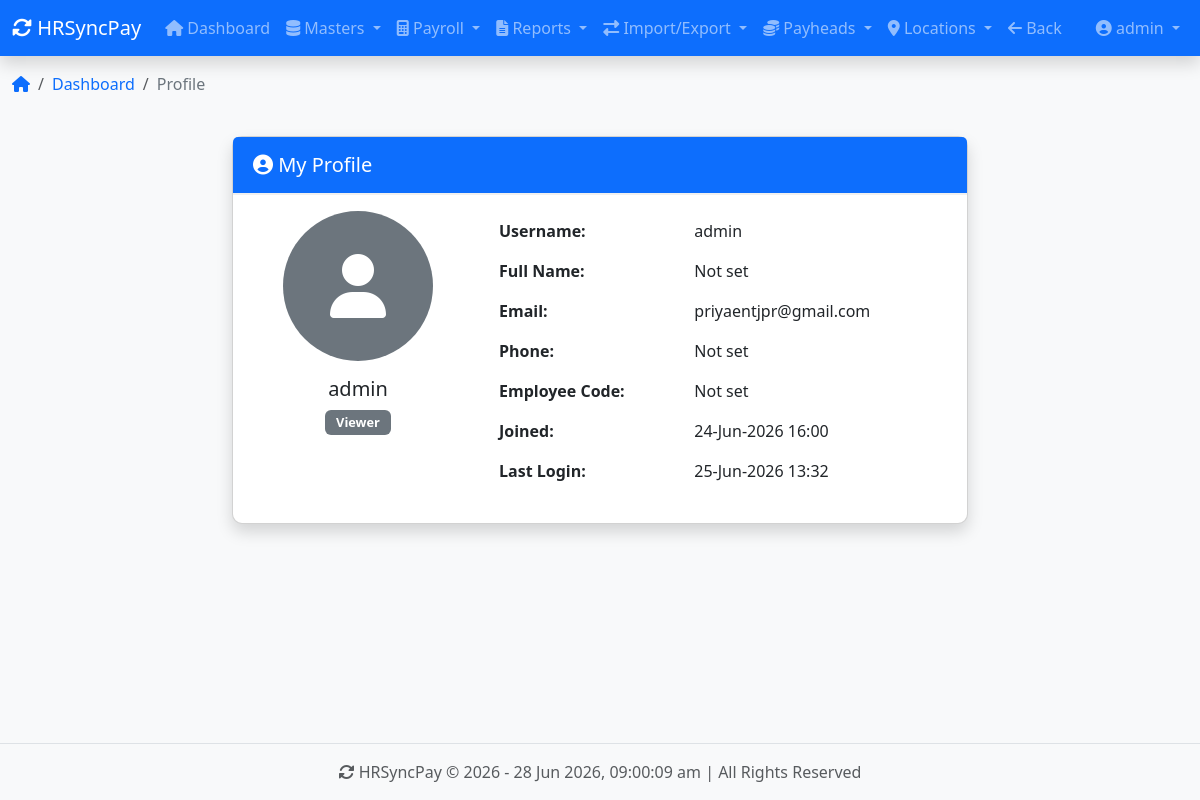
The page /accounts/profile/ (signed in) on the database its author committed.
### apps/accounts/models.py (models this page shows, shortened)
class User(AbstractUser):
    ROLE_CHOICES = [
        ('ADMIN', 'Admin'),
        ('DATA_ENTRY', 'Data Entry'),
        ('VIEWER', 'Viewer'),
    ]
    role = models.CharField(max_length=20, choices=ROLE_CHOICES, default='VIEWER')
    phone = models.CharField(max_length=15, blank=True)
    employee_code = models.CharField(max_length=20, unique=True, blank=True, null=True)
    profile_picture = models.ImageField(upload_to='profile_pictures/', null=True, blank=True)
    class Meta:
        db_table = 'accounts_user'

### apps/accounts/views.py (the view)
# urls.py: path('profile/', views.profile, name='profile'),
@login_required
def profile(request):
    return render(request, 'accounts/profile.html', {'user': request.user})

### templates/accounts/profile.html (shortened to what this page needs)
{% extends 'base.html' %}
{% load static %}
{% block breadcrumb %}
    <li class="breadcrumb-item"><a href="{% url 'core:dashboard' %}">Dashboard</a></li>
    <li class="breadcrumb-item active">Profile</li>
{% endblock %}
{% block content %}
<div class="container">
    <div class="row justify-content-center">
        <div class="col-md-8">
            <div class="card shadow">
                <div class="card-header bg-primary text-white">
                    <h5 class="mb-0"><i class="fas fa-user-circle"></i> My Profile</h5>
                </div>
                <div class="card-body">
                    <div class="row">
                        <div class="col-md-4 text-center">
                            <div class="mb-3">
                                {% if user.profile_picture %}
                                    <img src="{{ user.profile_picture.url }}" alt="Profile"
                                         class="rounded-circle img-fluid" style="width: 150px; height: 150px; object-fit: cover;">
                                {% else %}
                                    <div class="bg-secondary rounded-circle d-flex align-items-center justify-content-center mx-auto"
                                         style="width: 150px; height: 150px;">
                                        <i class="fas fa-user fa-4x text-white"></i>
                                    </div>
                                {% endif %}
                            </div>
                            <h5>{{ user.get_full_name|default:user.username }}</h5>
                            <p class="text-muted">
                                <span class="badge bg-{% if user.role == 'ADMIN' %}danger{% elif user.role == 'DATA_ENTRY' %}warning{% else %}secondary{% endif %}">
                                    {{ user.get_role_display }}
                                </span>
                            </p>
                        </div>
                        <div class="col-md-8">
                            <table class="table table-borderless">
                                <tr>
                                    <th>Username:</th>
                                    <td>{{ user.username }}</td>
                                </tr>
                                <tr>
                                    <th>Full Name:</th>
                                    <td>{{ user.get_full_name|default:"Not set" }}</td>
                                </tr>
                                <tr>
                                    <th>Email:</th>
                                    <td>{{ user.email }}</td>
                                </tr>
                                <tr>
                                    <th>Phone:</th>
                                    <td>{{ user.phone|default:"Not set" }}</td>
                                </tr>
                                <tr>
                                    <th>Employee Code:</th>
                                    <td>{{ user.employee_code|default:"Not set" }}</td>
                                </tr>
                                <tr>
                                    <th>Joined:</th>
                                    <td>{{ user.date_joined|date:"d-M-Y H:i" }}</td>
                                </tr>
                                <tr>
                                    <th>Last Login:</th>
                                    <td>{{ user.last_login|date:"d-M-Y H:i"|default:"Never" }}</td>
                                </tr>
                            </table>
                        </div>
                    </div>
                </div>
            </div>
        </div>
    </div>
</div>
{% endblock %}

### templates/base.html (shortened to what this page needs)
<!DOCTYPE html>
<html lang="en">
<head>
    <link href="https://cdn.jsdelivr.net/npm/bootstrap@5.3.0/dist/css/bootstrap.min.css" rel="stylesheet">
    <link href="https://cdnjs.cloudflare.com/ajax/libs/font-awesome/6.4.0/css/all.min.css" rel="stylesheet">
    {% load static %}
    <link href="{% static 'css/custom.css' %}" rel="stylesheet">
</head>
<body>
    <nav class="navbar navbar-expand-lg navbar-dark bg-primary shadow">
        <div class="container-fluid">
            <a class="navbar-brand" href="{% url 'core:dashboard' %}">
                <i class="fas fa-sync-alt fa-spin"></i> HRSyncPay
            </a>
            <div class="collapse navbar-collapse" id="navbarNav">
                <ul class="navbar-nav me-auto">
                    <li class="nav-item">
                        <a class="nav-link" href="{% url 'core:dashboard' %}">
                            <i class="fas fa-home"></i> Dashboard
                        </a>
                    </li>
                    <li class="nav-item dropdown">
                        <a class="nav-link dropdown-toggle" href="#" id="mastersDropdown" role="button" data-bs-toggle="dropdown">
                            <i class="fas fa-database"></i> Masters
                        </a>
                    </li>
                    <li class="nav-item dropdown">
                        <a class="nav-link dropdown-toggle" href="#" id="payrollDropdown" role="button" data-bs-toggle="dropdown">
                            <i class="fas fa-calculator"></i> Payroll
                        </a>
                    </li>
                    <li class="nav-item dropdown">
                        <a class="nav-link dropdown-toggle" href="#" id="reportsDropdown" role="button" data-bs-toggle="dropdown">
                            <i class="fas fa-file-alt"></i> Reports
                        </a>
                    </li>
                    <li class="nav-item dropdown">
                        <a class="nav-link dropdown-toggle" href="#" id="importExportDropdown" role="button" data-bs-toggle="dropdown">
                            <i class="fas fa-exchange-alt"></i> Import/Export
                        </a>
                    </li>
                    <li class="nav-item dropdown">
                        <a class="nav-link dropdown-toggle" href="#" id="payheadsDropdown" role="button" data-bs-toggle="dropdown">
                            <i class="fas fa-coins"></i> Payheads
                        </a>
                    </li>
                    <li class="nav-item dropdown">
                        <a class="nav-link dropdown-toggle" href="#" id="locationsDropdown" role="button" data-bs-toggle="dropdown">
                            <i class="fas fa-map-marker-alt"></i> Locations
                        </a>
                    </li>
                    <li class="nav-item">
                        <a class="nav-link" href="javascript:history.back()">
                            <i class="fas fa-arrow-left"></i> Back
                        </a>
                    </li>
                </ul>
                <ul class="navbar-nav">
                    <li class="nav-item dropdown">
                        <a class="nav-link dropdown-toggle" href="#" id="userDropdown" role="button" data-bs-toggle="dropdown">
                            <i class="fas fa-user-circle"></i>
                            {{ user.get_full_name|default:user.username }}
                        </a>
                    </li>
                </ul>
            </div>
        </div>
    </nav>
    <div class="container-fluid mt-2">
        <nav aria-label="breadcrumb">
            <ol class="breadcrumb">
                <li class="breadcrumb-item">
                    <a href="{% url 'core:dashboard' %}"><i class="fas fa-home"></i></a>
                </li>
                {% block breadcrumb %}{% endblock %}
            </ol>
        </nav>
    </div>
    <div class="container-fluid">
        <div class="row">
            {% if show_sidebar|default:False %}
                <div class="col-md-3 col-lg-2 d-md-block bg-light sidebar">
                    <div class="position-sticky pt-3">
                        <ul class="nav flex-column">
                            <li class="nav-header">Navigation</li>
                            <li class="nav-item">
                                <a class="nav-link" href="{% url 'core:dashboard' %}">
                                    <i class="fas fa-home"></i> Dashboard
                                </a>
                            </li>
                            <li class="nav-item">
                                <a class="nav-link" href="{% url 'employees:employee_list' %}">
                                    <i class="fas fa-users"></i> Employees
                                </a>
                            </li>
                            <li class="nav-item">
                                <a class="nav-link" href="{% url 'clients:client_list' %}">
                                    <i class="fas fa-building"></i> Clients
                                </a>
                            </li>
                            <li class="nav-item">
                                <a class="nav-link" href="{% url 'company:company_list' %}">
                                    <i class="fas fa-building"></i> Companies
                                </a>
                            </li>
                            <li class="nav-item">
                                <a class="nav-link" href="{% url 'locations:location_list' %}">
                                    <i class="fas fa-map-marker-alt"></i> Locations
                                </a>
                            </li>
                            <li class="nav-item">
                                <a class="nav-link" href="{% url 'payheads:payhead_list' %}">
                                    <i class="fas fa-list"></i> Payheads
                                </a>
                            </li>
                            {% block sidebar %}{% endblock %}
                        </ul>
                    </div>
                </div>
                <div class="col-md-9 col-lg-10">
                    {% if messages %}
                        {% for message in messages %}
                            <div class="alert alert-{{ message.tags }} alert-dismissible fade show" role="alert">
                                <i class="fas fa-{% if message.tags == 'success' %}check-circle{% elif message.tags == 'error' %}exclamation-circle{% elif message.tags == 'warning' %}exclamation-triangle{% else %}info-circle{% endif %}"></i>
                                {{ message }}
                                <button type="button" class="btn-close" data-bs-dismiss="alert"></button>
                            </div>
                        {% endfor %}
                    {% endif %}
                    <main class="py-3">
                        {% block sidebar_content %}
                        {% endblock sidebar_content %}
                    </main>
                </div>
            {% else %}
                <div class="col-12">
                    <main class="py-3">
                        {% block content %}
                        {% endblock content %}
                    </main>
                </div>
            {% endif %}
        </div>
    </div>
    <footer class="footer mt-auto py-3 bg-light border-top">
        <div class="container-fluid text-center">
            <span class="text-muted">
                <i class="fas fa-sync-alt"></i> HRSyncPay &copy; {% now "Y" %} -
                <span id="current-time"></span> | All Rights Reserved
            </span>
        </div>
    </footer>
</body>
</html>

### static/css/custom.css (style rules this page uses)
body { min-height: 100vh; display: flex; flex-direction: column; background-color: #f8f9fa; }
main { flex: 1; }
.card { border-radius: 10px; box-shadow: 0 2px 10px rgba(0,0,0,0.05); transition: all 0.3s ease; }
.card-header { background-color: #fff; border-bottom: 2px solid #f0f0f0; padding: 1rem 1.25rem; }
.table { background-color: #fff; border-radius: 10px; overflow: hidden; }
.badge { font-size: 0.8rem; padding: 0.4rem 0.7rem; }
.breadcrumb { background-color: transparent; padding: 0.5rem 0; }
.breadcrumb-item a { color: #0d6efd; text-decoration: none; }
.breadcrumb-item.active { color: #6c757d; }

### rows shown on the page
User: get_full_name "admin", role "Viewer", username "admin", get_full_name "Not set", email "priyaentjpr@gmail.com", phone "Not set", employee_code "Not set", date_joined "24-Jun-2026 16:00", last_login "25-Jun-2026 13:32"
